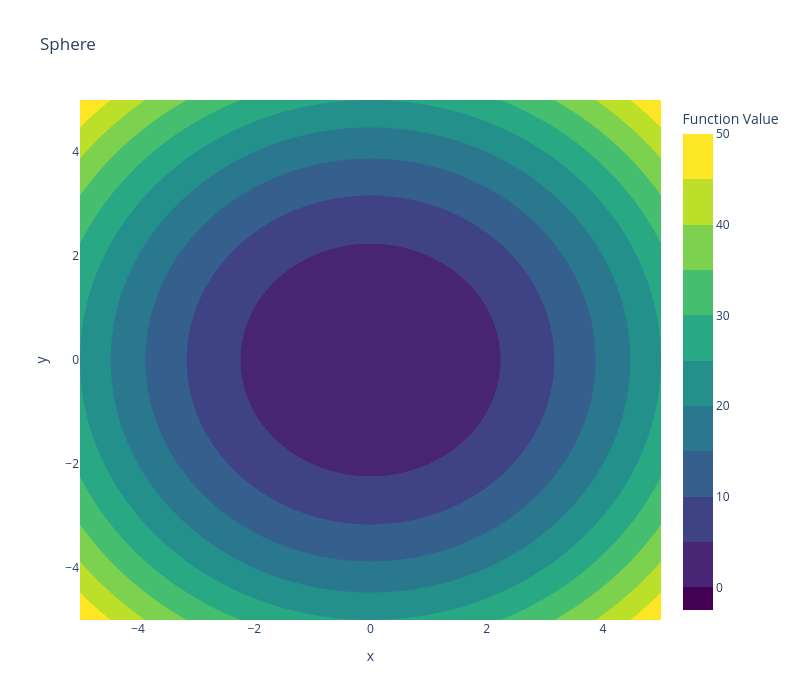
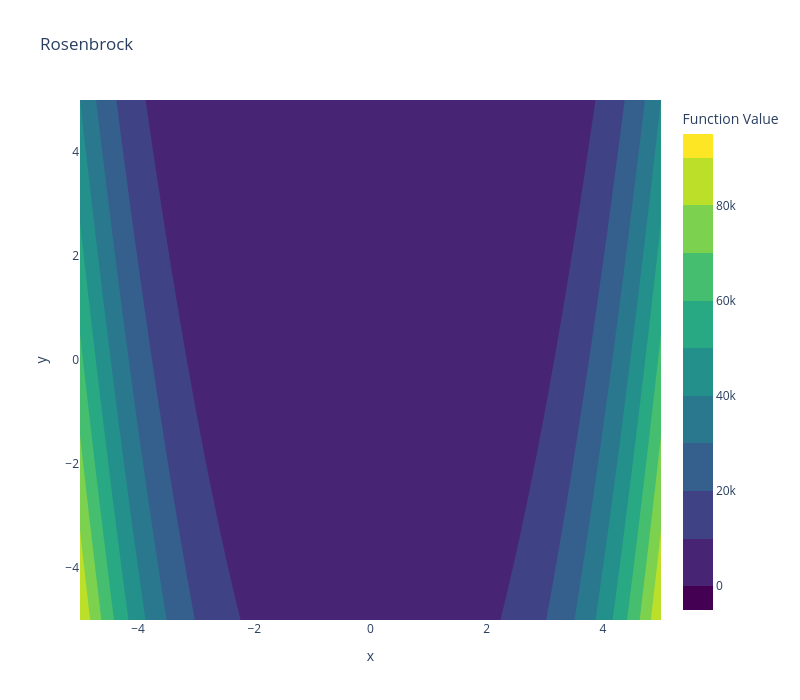
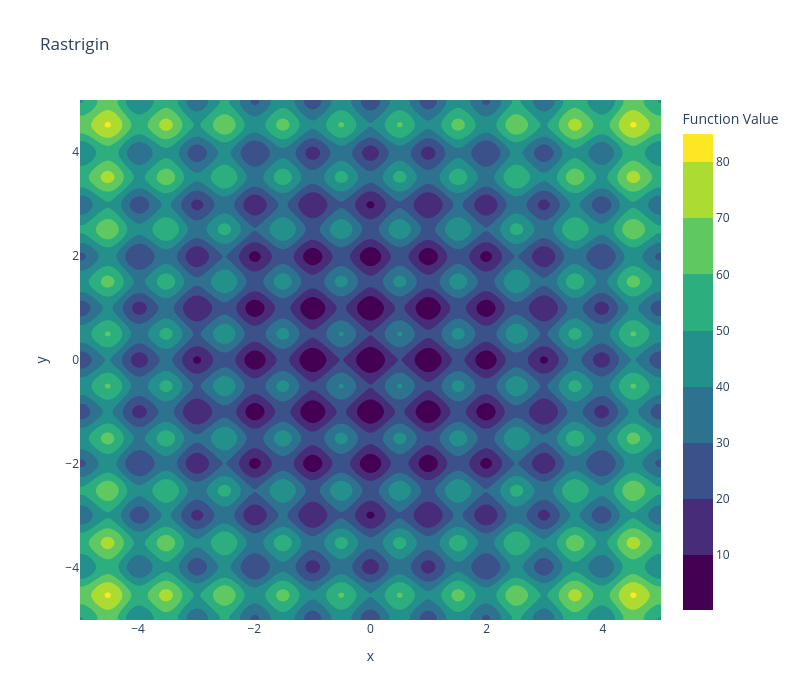

Notebook code for these charts, in order:
### Markdown cell above
Visualizing functions

### Code cell
problems = [Sphere(), Rosenbrock(), Rastrigin()]

for problem in problems:
    plot_3d_surface(problem)
    plot_contour_and_paths(problem, paths=[], title=problem.__class__.__name__)

### Figure 1 — Plotly figure (JSON) as saved in the notebook; plotly's stock layout.template omitted (floating-point values rounded to 4 significant figures; data arrays with more than 128 entries replaced by an {"elided": "..."} marker saying what was removed)
{"data": [{"colorbar": {"title": {"text": "Function Value"}}, "colorscale": [[0, "#440154"], [0.1111, "#482878"], [0.2222, "#3e4989"], [0.3333, "#31688e"], [0.4444, "#26828e"], [0.5556, "#1f9e89"], [0.6667, "#35b779"], [0.7778, "#6ece58"], [0.8889, "#b5de2b"], [1, "#fde725"]], "contours": {"showlines": false}, "type": "contour", "x": {"elided": "200 float values"}, "y": {"elided": "200 float values"}, "z": {"elided": "200x200 float values"}}], "layout": {"height": 700, "legend": {"orientation": "h", "x": 1, "xanchor": "right", "y": 1.02, "yanchor": "bottom"}, "title": {"text": "Sphere"}, "width": 800, "xaxis": {"title": {"text": "x"}}, "yaxis": {"title": {"text": "y"}}}}

### Figure 2 — Plotly figure (JSON) as saved in the notebook; plotly's stock layout.template omitted (floating-point values rounded to 4 significant figures; data arrays with more than 128 entries replaced by an {"elided": "..."} marker saying what was removed)
{"data": [{"colorbar": {"title": {"text": "Function Value"}}, "colorscale": [[0, "#440154"], [0.1111, "#482878"], [0.2222, "#3e4989"], [0.3333, "#31688e"], [0.4444, "#26828e"], [0.5556, "#1f9e89"], [0.6667, "#35b779"], [0.7778, "#6ece58"], [0.8889, "#b5de2b"], [1, "#fde725"]], "contours": {"showlines": false}, "type": "contour", "x": {"elided": "200 float values"}, "y": {"elided": "200 float values"}, "z": {"elided": "200x200 float values"}}], "layout": {"height": 700, "legend": {"orientation": "h", "x": 1, "xanchor": "right", "y": 1.02, "yanchor": "bottom"}, "title": {"text": "Rosenbrock"}, "width": 800, "xaxis": {"title": {"text": "x"}}, "yaxis": {"title": {"text": "y"}}}}

### Figure 3 — Plotly figure (JSON) as saved in the notebook; plotly's stock layout.template omitted (floating-point values rounded to 4 significant figures; data arrays with more than 128 entries replaced by an {"elided": "..."} marker saying what was removed)
{"data": [{"colorbar": {"title": {"text": "Function Value"}}, "colorscale": [[0, "#440154"], [0.1111, "#482878"], [0.2222, "#3e4989"], [0.3333, "#31688e"], [0.4444, "#26828e"], [0.5556, "#1f9e89"], [0.6667, "#35b779"], [0.7778, "#6ece58"], [0.8889, "#b5de2b"], [1, "#fde725"]], "contours": {"showlines": false}, "type": "contour", "x": {"elided": "200 float values"}, "y": {"elided": "200 float values"}, "z": {"elided": "200x200 float values"}}], "layout": {"height": 700, "legend": {"orientation": "h", "x": 1, "xanchor": "right", "y": 1.02, "yanchor": "bottom"}, "title": {"text": "Rastrigin"}, "width": 800, "xaxis": {"title": {"text": "x"}}, "yaxis": {"title": {"text": "y"}}}}
